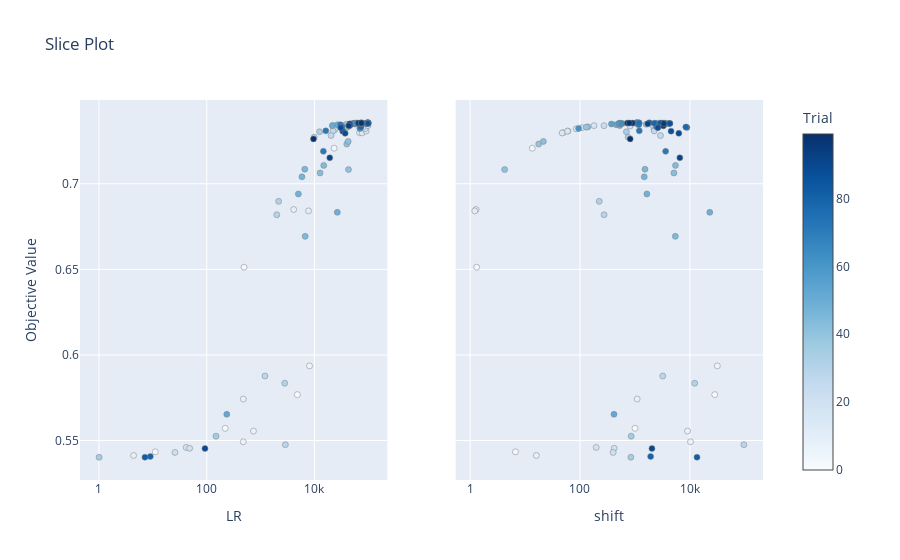

Notebook source saved alongside this figure:
### Code cell
from optuna.visualization import plot_slice

plot_slice(study)
